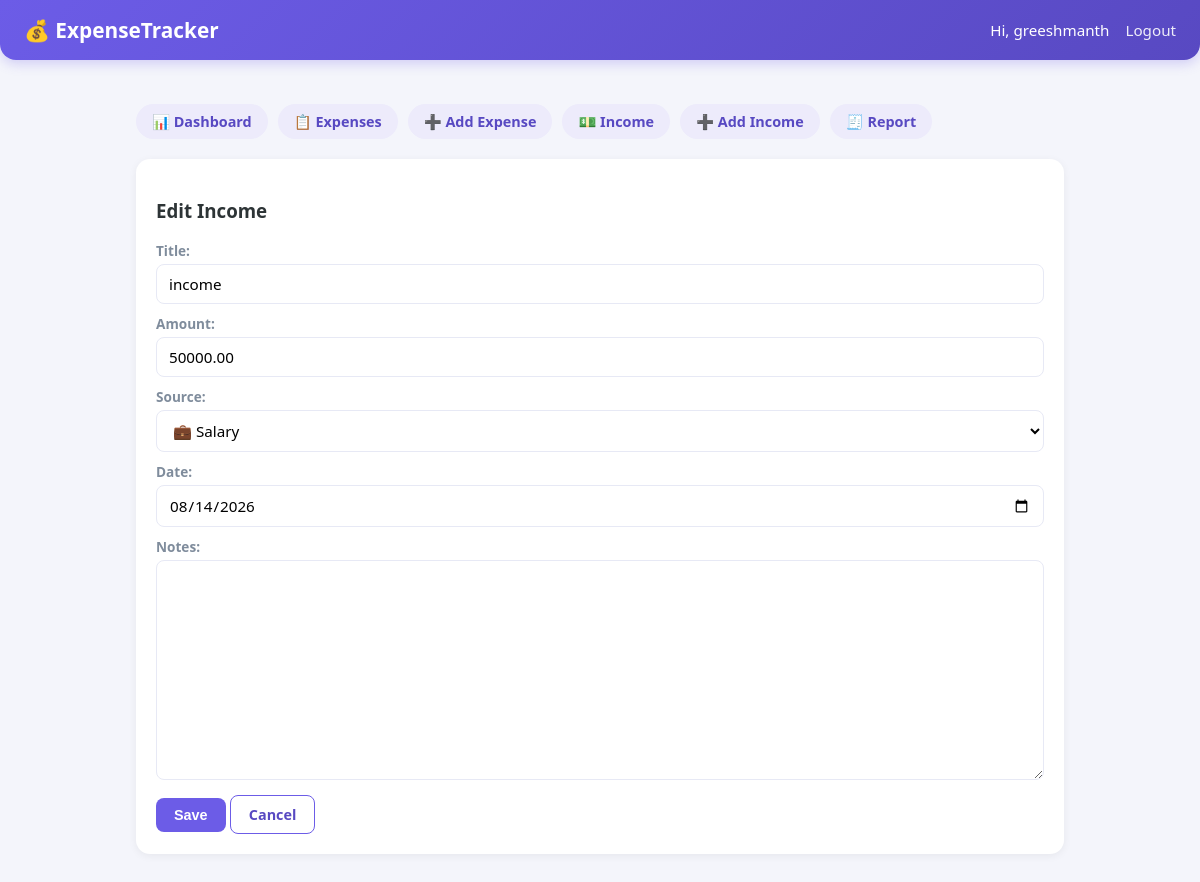
Screenshot of /income/edit/1/ (signed in) with the database file from the repository.
### expenses/models.py (models this page shows, shortened)
class Income(models.Model):
    user = models.ForeignKey(User, on_delete=models.CASCADE)
    source = models.CharField(max_length=20, choices=INCOME_SOURCE_CHOICES, default="salary")
    title = models.CharField(max_length=100)
    amount = models.DecimalField(max_digits=10, decimal_places=2)
    date = models.DateField()
    notes = models.TextField(blank=True)
    created_at = models.DateTimeField(auto_now_add=True)
    class Meta:
        ordering = ["-date", "-created_at"]

### expenses/views.py (the view)
# urls.py: path("income/edit/<int:pk>/", views.income_edit, name="income_edit"),
@login_required
def income_edit(request, pk):
    income = get_object_or_404(Income, pk=pk, user=request.user)
    if request.method == "POST":
        form = IncomeForm(request.POST, instance=income)
        if form.is_valid():
            form.save()
            return redirect("income_list")
    else:
        form = IncomeForm(instance=income)
    return render(request, "expenses/income_form.html", {"form": form, "title": "Edit Income"})

### expenses/forms.py
class IncomeForm(forms.ModelForm):
    class Meta:
        model = Income
        fields = ["title", "amount", "source", "date", "notes"]
        widgets = {"date": forms.DateInput(attrs={"type": "date"})}

### expenses/templates/expenses/income_form.html (shortened to what this page needs)
{% extends "expenses/base.html" %}
{% block content %}
<div class="card">
<h3>{{ title }}</h3>
<form method="post">
  {{ form.as_p }}
  <button class="btn" type="submit">Save</button>
  <a href="{% url 'income_list' %}" class="btn btn-outline">Cancel</a>
</form>
</div>
{% endblock %}

### expenses/templates/expenses/base.html (shortened to what this page needs)
<!DOCTYPE html>
<html>
<head>
</head>
<body>
<nav>
  <h2>💰 ExpenseTracker</h2>
  <div class="navlinks">
  {% if user.is_authenticated %}
    <span>Hi, {{ user.username }}</span> <a href="{% url 'logout' %}">Logout</a>
  {% else %}
    <a href="{% url 'login' %}">Login</a> <a href="{% url 'signup' %}">Sign up</a>
  {% endif %}
  </div>
</nav>
<div class="wrap">
{% if user.is_authenticated %}
<div class="tabs">
  <a href="{% url 'dashboard' %}" class="{% if request.resolver_match.url_name == 'dashboard' %}active{% endif %}">📊 Dashboard</a>
  <a href="{% url 'expense_list' %}" class="{% if request.resolver_match.url_name == 'expense_list' %}active{% endif %}">📋 Expenses</a>
  <a href="{% url 'expense_add' %}" class="{% if request.resolver_match.url_name == 'expense_add' %}active{% endif %}">➕ Add Expense</a>
  <a href="{% url 'income_list' %}" class="{% if request.resolver_match.url_name == 'income_list' %}active{% endif %}">💵 Income</a>
  <a href="{% url 'income_add' %}" class="{% if request.resolver_match.url_name == 'income_add' %}active{% endif %}">➕ Add Income</a>
  <a href="{% url 'report' %}" class="{% if request.resolver_match.url_name == 'report' %}active{% endif %}">🧾 Report</a>
</div>
{% endif %}
{% block content %}{% endblock %}
</div>
</body>
</html>

### expenses/templates/expenses/base.html (style rules this page uses)
:root { --primary:#6C5CE7; --primary-dark:#5849c2; --accent:#00CEC9; --bg:#F4F5FB; --card:#FFFFFF; --text:#2D3436; --muted:#7f8c9c; --danger:#FF6B6B; --success:#2ECC71; --border:#E7E9F5; }
* { box-sizing:border-box }
body { font-family:'Segoe UI',Arial,sans-serif; margin:0;background:var(--bg);color:var(--text); }
.wrap { max-width:960px;margin:0 auto;padding:24px 16px 60px }
nav { display:flex;justify-content:space-between;align-items:center; background:linear-gradient(135deg,var(--primary),var(--primary-dark)); color:#fff;padding:16px 24px;border-radius:0 0 16px 16px; box-shadow:0 4px 12px rgba(108,92,231,.25); }
nav h2 { margin:0;font-size:1.3rem }
nav a { color:#fff;text-decoration:none;font-weight:500;opacity:.9 }
.navlinks { display:flex;gap:16px;align-items:center;font-size:.95rem }
.tabs { display:flex;gap:10px;margin:20px 0;flex-wrap:wrap }
.tabs a { padding:8px 16px;border-radius:20px;text-decoration:none; color:var(--primary-dark);background:#EDEBFB;font-weight:600;font-size:.9rem; }
a { color:var(--primary-dark) }
.btn { display:inline-block;padding:9px 18px;background:var(--primary);color:#fff; border:none;border-radius:8px;cursor:pointer;text-decoration:none;font-weight:600;font-size:.9rem; }
.btn-outline { background:transparent;border:1.5px solid var(--primary);color:var(--primary-dark) }
form p { margin:10px 0 }
label { font-weight:600;font-size:.85rem;color:var(--muted);display:block;margin-bottom:4px }
input,select,textarea { width:100%;padding:9px 12px;border:1.5px solid var(--border);border-radius:8px; font-size:.95rem;font-family:inherit;background:#fff; }
.card { background:var(--card);padding:20px;border-radius:14px;margin-bottom:20px;box-shadow:0 2px 8px rgba(0,0,0,.06) }

### rows the page displays
Income: title "income", amount "50000.00", source "💼 Salary", date "08/14/2026"

### other values shown
{{ user.username }} "greeshmanth"
{{ title }} "Edit Income"
